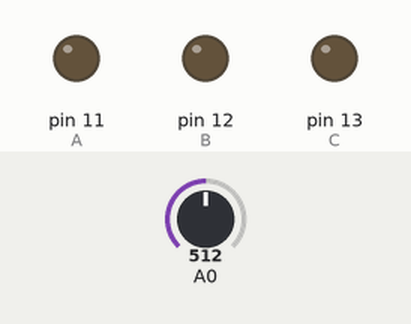
The sketch below on a simulated Arduino Uno, built with avr-gcc and run on an emulated ATmega328P. On the bench: output pins drawn as LEDs (lit = HIGH). The inputs (shaded band) are chosen by the test bench; at power-on: A0 = 512.

Above: at 1.2 s.
1.3 s: A0 set to 481
4.3 s: A0 set to 290
At 4.46 s:
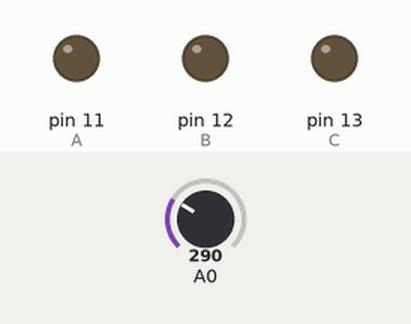
7.3 s: A0 set to 306
At 8.3 s:
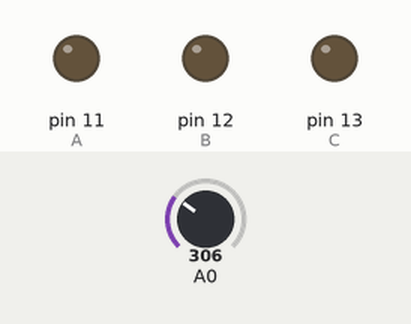
10.3 s: A0 set to 122
At 10.46 s:
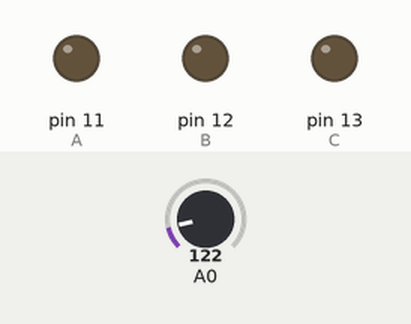
Timing chart, 0 to 13.2 s (numbered marks = the images above; inputs shaded):
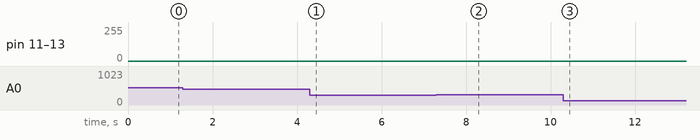

Measured:
- after the input at 4.3 s, pin 11 (A), pin 13 (C): stays 0/255 (without the input it goes to 255/255 after 1.8 s)
- after the input at 7.3 s, pin 11 (A): stays 0/255 (without the input it goes to 99/255 after 1.7 s); pin 12 (B): stays 0/255 (without the input it goes to 116/255 after 1.7 s); pin 13 (C): stays 0/255 (without the input it goes to 137/255 after 1.7 s)
- after the input at 10.3 s, pin 11 (A): stays 0/255 (without the input it goes to 255/255 after 1.9 s); pin 13 (C): stays 0/255 (without the input it goes to 255/255 after 1.8 s)

The sketch:

LDR.ino
```cpp
char A = 11;
char B = 12;
char C = 13;
int matrix[3][2][2] = {
  {{A, B}, {A, C}},
  {{B, A}, {B, C}},
  {{C, A}, {C, B}}
};

int i = 0, j = 0;

void lightOn(int pins[2]) {
  pinMode(pins[0], OUTPUT);
  pinMode(pins[1], OUTPUT);
  digitalWrite(pins[0], HIGH);
  digitalWrite(pins[1], LOW);
}

void lightOn2(int pins[][2]) {
  pinMode(pins[0][0], OUTPUT);
  pinMode(pins[0][1], OUTPUT);
  pinMode(pins[1][1], OUTPUT);
  digitalWrite(pins[1][0], HIGH);
  digitalWrite(pins[1][1], LOW);
  digitalWrite(pins[1][1], HIGH);
}

void setup() {
  Serial.begin(9600);
}

void refresh() {
  pinMode(A, INPUT);
  pinMode(B, INPUT);
  pinMode(C, INPUT);
}

void loop() {

  int LDR = analogRead(A0);
  //  Serial.println(LDR);
  if (LDR < 300) {
    for (i = 0; i < 3; i++) {
      for (j = 0; j < 2; j++) {
        lightOn(matrix[i][j]);
        delay(3);
        refresh();
      }
    }
  } else if (LDR < 500) {
    lightOn(matrix[0][0]);
    delay(3);
    refresh();
    lightOn(matrix[2][1]);
    delay(3);
    refresh();
  }
}
```
